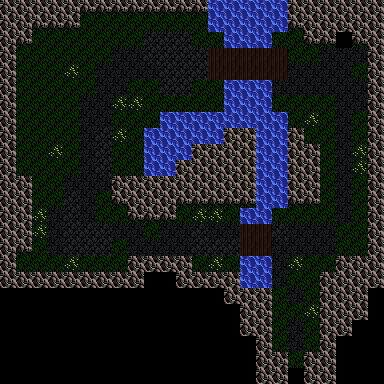

Rendered tile map (Tiled .tmx) drawn with the repository's tilesets; below, a short description and the full map source, tile grids included:
An orthogonal 24x24 tile map with 16x16 px tiles, 1 tile layer (Tile Layer 1), 1 hidden layer not drawn.

<map version="1.0" orientation="orthogonal" renderorder="right-down" width="24" height="24" tilewidth="16" tileheight="16" nextobjectid="1">
 <tileset firstgid="1" name="Main" tilewidth="16" tileheight="16" tilecount="18" columns="18">
  <image source="../images/tiles/tiles.png" width="288" height="16" />
 </tileset>
 <layer name="Tile Layer 1" width="24" height="24">
  <data encoding="csv">
6,6,6,6,6,8,8,8,8,8,8,8,8,18,18,18,18,18,6,6,6,6,6,6,
6,6,8,8,8,2,2,2,2,2,2,2,2,18,18,18,18,18,8,6,6,6,6,6,
6,8,2,2,2,2,2,2,2,5,5,5,2,2,18,18,18,2,2,8,8,1,8,6,
6,2,2,2,2,2,2,4,4,5,5,5,5,12,12,12,12,12,2,2,4,4,4,6,
6,2,2,2,3,2,4,4,4,4,5,5,5,12,12,12,12,12,4,4,4,4,2,6,
6,2,2,2,2,2,4,4,2,2,5,5,2,2,18,18,18,4,4,4,4,4,4,6,
6,2,2,2,2,4,4,3,3,2,2,2,2,2,18,18,18,2,2,2,2,4,4,6,
6,2,2,2,2,4,4,2,2,2,18,18,18,18,18,18,18,18,2,3,2,4,2,6,
6,2,2,2,2,4,5,3,2,18,18,18,18,18,6,6,18,18,6,2,2,4,2,6,
6,2,2,3,2,4,5,2,2,18,18,18,6,6,6,6,18,18,6,6,2,4,3,6,
6,2,2,2,2,4,5,2,2,18,18,6,6,6,6,6,18,18,6,6,2,4,3,6,
6,6,2,2,4,4,4,6,6,6,6,6,6,6,6,6,18,18,6,6,2,4,2,6,
6,6,2,2,5,4,2,8,6,6,6,8,8,8,8,8,18,18,8,8,2,4,2,6,
6,6,3,4,5,4,2,2,8,8,8,2,3,3,2,18,18,2,2,2,2,4,2,6,
6,6,3,4,5,5,5,4,4,2,4,4,5,4,4,12,12,5,4,4,4,2,2,6,
6,8,2,4,5,5,5,2,4,4,4,4,5,5,5,12,12,4,4,4,4,2,2,6,
6,2,2,2,3,2,2,2,6,6,6,6,2,3,2,18,18,4,3,2,2,6,6,6,
6,6,6,6,6,6,6,6,6,1,1,6,6,6,6,18,18,4,2,2,6,6,6,6,
1,1,1,1,1,1,1,1,1,1,1,1,1,1,6,6,6,2,4,2,6,6,6,1,
1,1,1,1,1,1,1,1,1,1,1,1,1,1,1,6,6,2,2,3,6,6,6,1,
1,1,1,1,1,1,1,1,1,1,1,1,1,1,1,6,6,2,4,2,6,6,1,1,
1,1,1,1,1,1,1,1,1,1,1,1,1,1,1,1,6,2,4,2,6,1,1,1,
1,1,1,1,1,1,1,1,1,1,1,1,1,1,1,1,6,6,2,6,6,1,1,1,
1,1,1,1,1,1,1,1,1,1,1,1,1,1,1,1,6,6,1,6,6,1,1,1
</data>
 </layer>
 <imagelayer name="Image Layer 1" visible="0" offsetx="-0.666667" offsety="11.3333" />
</map>
